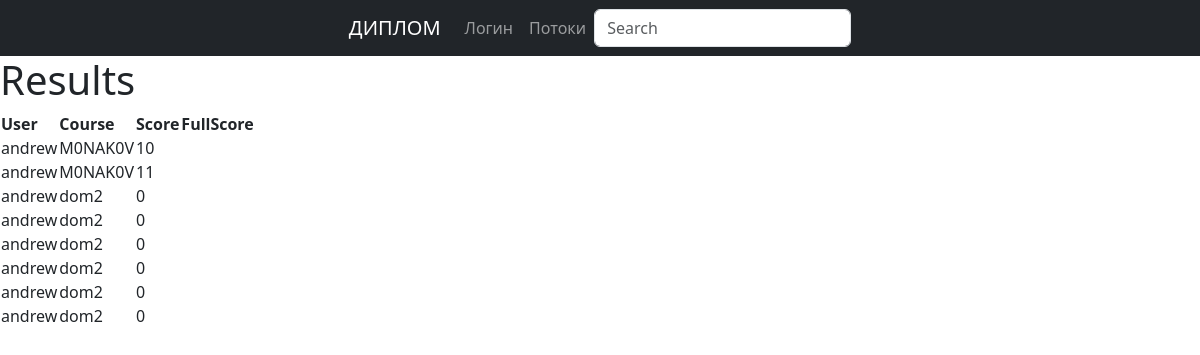
Before: /bigcourse/1/results/ with the older database file.
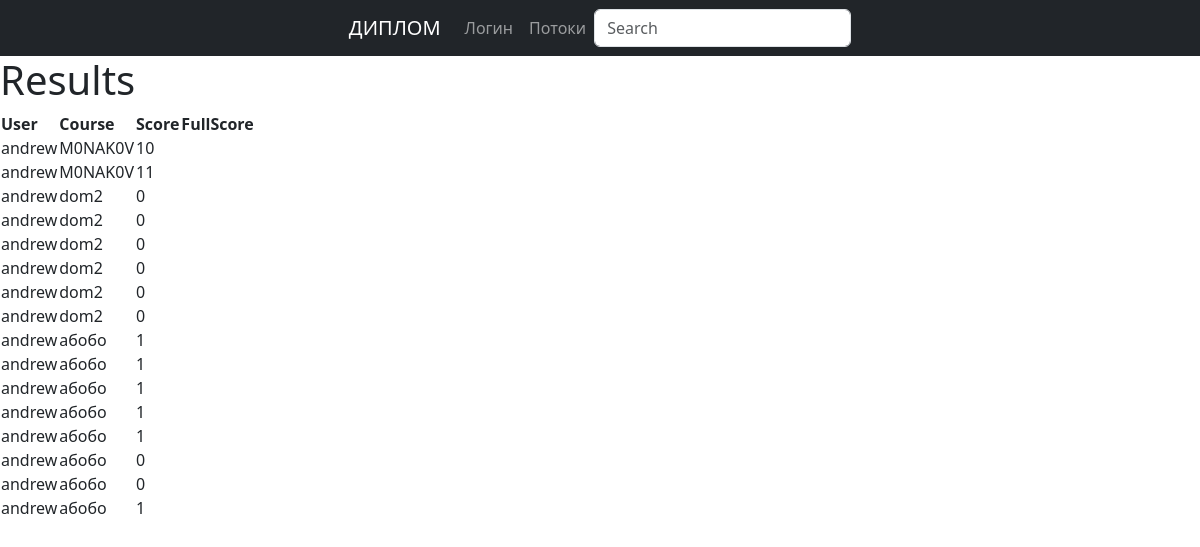
After: the same page with the newer database file.
### base/models.py (models this page shows, shortened)
class CourseResult(models.Model):
    user= models.ForeignKey(User, on_delete=models.CASCADE)
    course = models.ForeignKey(Course, on_delete= models.CASCADE)
    score = models.IntegerField(default=0)

class Course(models.Model):
    bigcourse = models.ForeignKey(BigCourse, on_delete= models.CASCADE, null = True)
    host = models.ForeignKey(User, on_delete=models.SET_NULL, null = True)
    name = models.CharField(max_length=100)
    description = models.TextField(max_length=255, default='')
    created_date = models.DateField(auto_now_add=True)
    completion_date = models.DateField(null=True, blank=True)
    min_progress = models.IntegerField(default=0)
    progress = models.IntegerField(default=0)
    order = models.IntegerField(default=1)

### base/views.py (the view)
# urls.py: path('bigcourse/<str:pk>/results/', views.results, name='results'),
def results(request, pk):
    bigcourse = BigCourse.objects.get(id=pk)
    results = CourseResult.objects.all()
    context = {'results': results}
    return render(request, 'courses/results.html', context)

### base/templates/courses/results.html
{% extends 'main.html' %}
{% block content %}
  <h1>Results</h1>
  <table>
    <thead>
      <tr>
        <th>User</th>
        <th>Course</th>
        <th>Score</th>
        <th>FullScore</th>
      </tr>
    </thead>
    <tbody>
      {% for result in results %}
        <tr>
          <td>{{ result.user.username }}</td>
          <td>{{ result.course.name }}</td>
          <td>{{ result.score }}</td>
        </tr>
      {% empty %}
        <tr>
          <td colspan="3">No course results found.</td>
        </tr>
      {% endfor %}
    </tbody>
  </table>
{% endblock %}

### templates/main.html (shortened to what this page needs)
<html>
<head>
    <link href="https://cdn.jsdelivr.net/npm/bootstrap@5.3.0-alpha1/dist/css/bootstrap.min.css" rel="stylesheet">
</head>
<body>
    {% include 'navbar.html' %}
    {%block content%}
    {% endblock %}
</body>
</html>

### templates/navbar.html
<nav class="navbar navbar-expand navbar-dark bg-dark justify-content-center"">
    <a class="navbar-brand"  href="/">ДИПЛОМ</a>
        <ul class="navbar-nav mr-auto">
        {% if request.user.is_authenticated %}
        <li class="nav-item">
           <a class="nav-link"> Привет {{request.user}}</a>
        </li>
        <li class="nav-item">
            <a class="nav-link" href="{%url 'logout'%}">Логаут</a>
        </li>
        {% else %}
        <li class="nav-item">
            <a class="nav-link" href="{% url 'login' %}">Логин</a>
        </li>
        {% endif %}
        <li class="nav-item">
            <a class="nav-link" href="{%url 'bigcourses'%}">Потоки</a>
        </li>
    </ul>
<form class="header__search form-inline my-2 my-lg-0" method="GET" action="{% url 'home' %}">
     <input class="form-control mr-sm-2" type = "text" name="q" placeholder="Search" aria-label="Search">
</form>
</nav>

Changed rows visible on the page:
added CourseResult: user.username "andrew", course.name "абобо", score "1"
added CourseResult: user.username "andrew", course.name "абобо", score "1"
added CourseResult: user.username "andrew", course.name "абобо", score "1"
added CourseResult: user.username "andrew", course.name "абобо", score "1"
added CourseResult: user.username "andrew", course.name "абобо", score "1"
added CourseResult: user.username "andrew", course.name "абобо", score "0"
added CourseResult: user.username "andrew", course.name "абобо", score "0"
added CourseResult: user.username "andrew", course.name "абобо", score "1"
